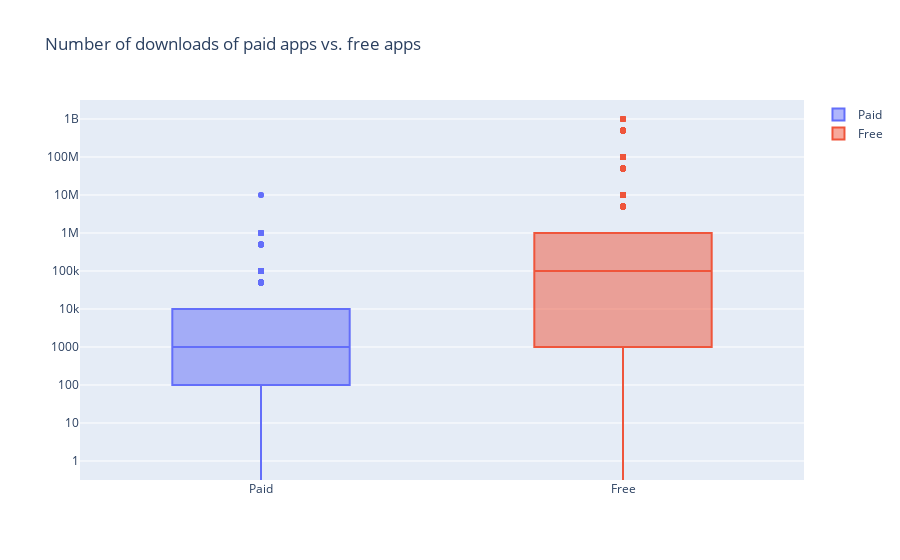

Notebook code cell kept with this figure:
### Code cell
import plotly
plotly.offline.init_notebook_mode(connected=True)
import plotly.graph_objs as go

trace0 = go.Box(
    # Data for paid apps
    y=apps['Installs'][apps['Type']=='Paid'],
    name = 'Paid'
)

trace1 = go.Box(
    # Data for free apps
    y=apps['Installs'][apps['Type']=='Free'],
    name = 'Free'
)

layout = go.Layout(
    title = "Number of downloads of paid apps vs. free apps",
    yaxis = dict(
        type = 'log',
        autorange = True
    )
)

# Add trace0 and trace1 to a list for plotting
data = [trace0,trace1]
plotly.offline.iplot({'data': data, 'layout': layout})

### Figure 1 — Plotly figure (JSON) as saved in the notebook; plotly's stock layout.template omitted (floating-point values rounded to 4 significant figures; data arrays with more than 128 entries replaced by an {"elided": "..."} marker saying what was removed)
{"data": [{"name": "Paid", "type": "box", "y": {"elided": "756 int values"}}, {"name": "Free", "type": "box", "y": {"elided": "8902 int values"}}], "layout": {"title": {"text": "Number of downloads of paid apps vs. free apps"}, "yaxis": {"autorange": true, "type": "log"}}}
